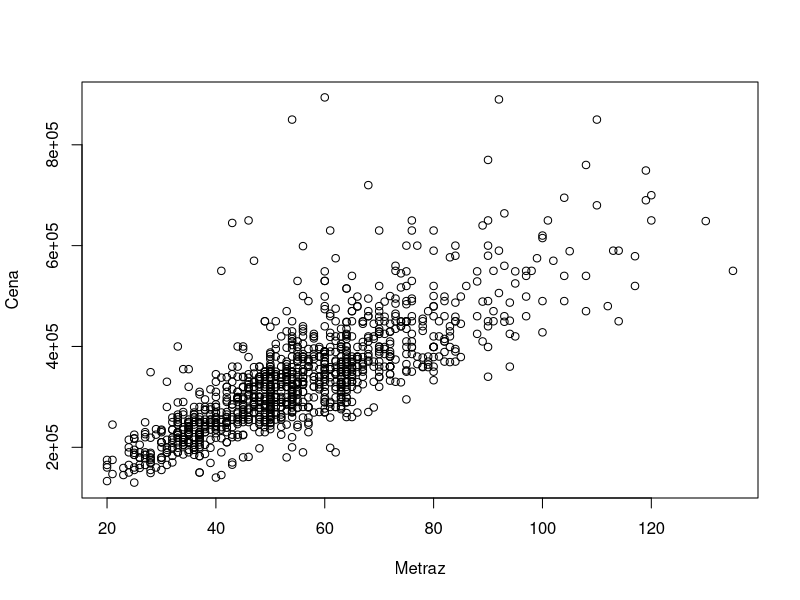
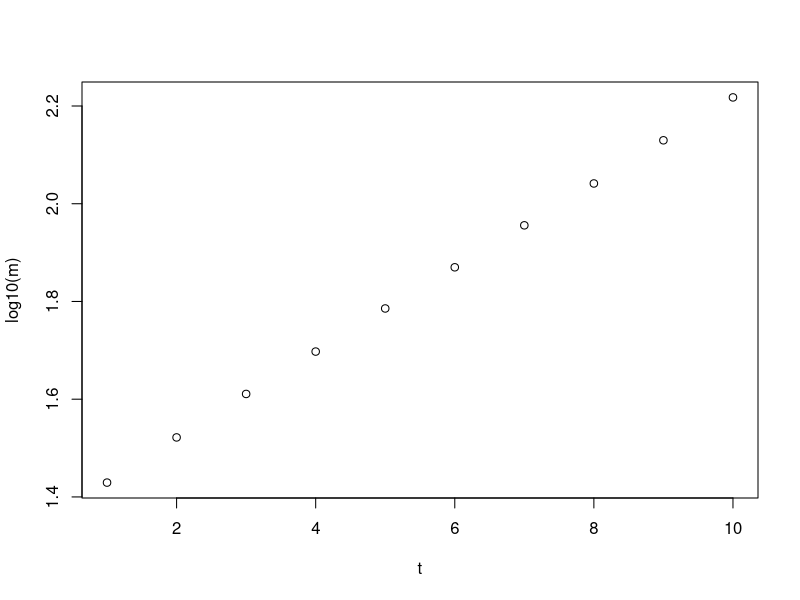

Generate these figures, in order, with R:
# zadanie 1 - rzuty kostką
realThrows <- matrix(c(1, 171, 2, 200, 3, 168, 4, 213, 5, 226, 6, 222), nrow=2)

sumOfThrows <- 0
for (col in 1:ncol(realThrows)) {
  sumOfThrows <- sumOfThrows + realThrows[2, col]
}

# a
expectedThrows <- matrix(c(1:6, rep(sumOfThrows / 6, 6)), ncol=6, byrow=TRUE)

# b testowanie tego
testVal <- 0
for (realisation in realThrows[2,]) {
  testVal <- testVal + (realisation - 200) ** 2 / 200
}

# c wyznaczanie p-value (rozkład w przybliżeniu chi-kwadrat)
pchisq(testVal, 5, lower.tail = FALSE)


# d
#wniosek jest taki, że prawdopodobieństwo na to że jest to rozkład rzutów jest
#niewielkie

#e to samo z chisq.test
chisq.test(realThrows[2,], p=rep(1/6, 6))



# zadanie 2 - test ruskich

# a 
# 1000 liczb z rozkładu wykładniczego. 
x <- rexp(1000, rate=1)

# b
ks.test(x, "pnorm", mean=1, sd=1)
ks.test(x, "pexp", rate=1)

# c
# 1000 prób z rozkładu gamma
x <- rgamma(1000, shape=100, scale=1)

# d 
ks.test(x, "pnorm", mean=100, sd=10)
ks.test(x, "pgamma", shape=100, scale=1)


#wczytanie mieszkań
file <- read.csv2("../mieszkania.csv")

# zadanie 3 
# czy metraż mieszkań ma rozkład normalny
shapiro.test(file$Metraz)

# zadanie 4
# a 
# regresja liniowa zależność ceny od metrażu
reglin <- lm(formula = file$Cena~file$Metraz)
summary(reglin)
coef(reglin)

# b
# rozrzut
plot(file$Metraz, file$Cena, ylab="Cena",xlab="Metraz")

# c 
# testowanie hipotezy o rozkładzie normalnym reszt
prediction <- 72352.747 + file$Cena * 4755.602
rests <- file$Metraz - prediction
shapiro.test(rests)
# p < 0.05 więc odrzucamy hipotezę że reszty są z rozkładu normalnego

# d
# szacowanie ceny mieszkania 80m^2
72352.747 + 80 * 4755.602

#zadanie 5
file <- read.csv2("../bakteria.csv")
logM <- log10(file$masa)
# jak to wygląda
plot(file$czas, logM, ylab="log10(m)",xlab="t")

reglin <- lm(formula=logM~file$czas)
summary(reglin)

# funkcja zwracająca masę z naszej regresji
mass <- function(t) {
  calcMass <- 1.3472110 + t * 0.0870475
  return (10 ** calcMass)
}

# szacujemy masę bakterii na początku
mass(0)


